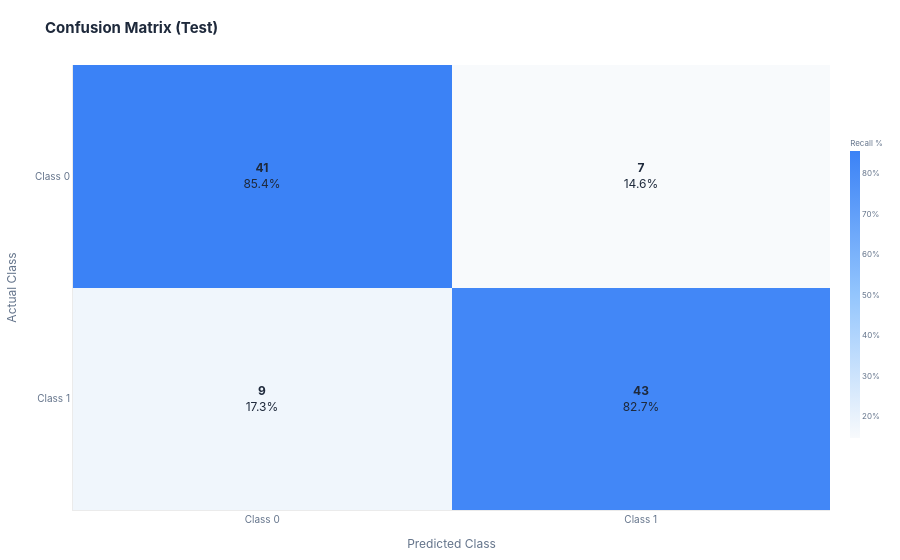

Notebook code for this chart:
### Markdown cell above
### 🎯 Classification Plots

### Code cell
plotter_clf = DiagnosticPlotter(clf_results)

# Confusion Matrix Plot
fig_cm = plotter_clf.plot_confusion_matrix(subset="test")
fig_cm.show()

### Figure 1 — Plotly figure (JSON) as saved in the notebook; plotly's stock layout.template omitted (floating-point values rounded to 4 significant figures)
{"data": [{"colorbar": {"len": 0.7, "thickness": 10, "tickfont": {"color": "#64748b", "size": 8}, "ticksuffix": "%", "title": {"font": {"color": "#64748b", "size": 8}, "text": "Recall %"}, "xpad": 5, "ypad": 5}, "colorscale": [[0, "#f8fafc"], [0.5, "#93c5fd"], [1, "#3b82f6"]], "hovertemplate": "<b>Predicted:</b> %{x}<br><b>Actual:</b> %{y}<br><b>Recall Accuracy:</b> %{z:.2f}%<extra></extra>", "showscale": true, "text": [["<b>41</b><br>85.4%", "<b>7</b><br>14.6%"], ["<b>9</b><br>17.3%", "<b>43</b><br>82.7%"]], "textfont": {"color": "#1e293b", "family": "Inter, system-ui, -apple-system, sans-serif", "size": 12}, "texttemplate": "%{text}", "type": "heatmap", "x": ["Class 0", "Class 1"], "y": ["Class 0", "Class 1"], "z": [[85.42, 14.58], [17.31, 82.69]]}], "layout": {"font": {"color": "#1e293b", "family": "Inter, system-ui, -apple-system, sans-serif", "size": 11}, "hoverlabel": {"bgcolor": "#ffffff", "bordercolor": "rgba(0, 0, 0, 0.08)", "font": {"color": "#1e293b", "family": "Inter, system-ui, -apple-system, sans-serif", "size": 11}}, "hovermode": "closest", "legend": {"bgcolor": "rgba(0,0,0,0)", "bordercolor": "rgba(0,0,0,0)", "borderwidth": 0, "font": {"color": "#64748b", "size": 9}, "orientation": "h", "x": 0.02, "xanchor": "left", "y": 1.01, "yanchor": "bottom"}, "margin": {"b": 45, "l": 55, "r": 20, "t": 65}, "paper_bgcolor": "#ffffff", "plot_bgcolor": "#fafbfc", "showlegend": false, "title": {"font": {"color": "#1e293b", "family": "Inter, system-ui, -apple-system, sans-serif", "size": 15}, "text": "<b>Confusion Matrix (Test)</b>", "x": 0.05, "xanchor": "left", "y": 0.96}, "xaxis": {"gridcolor": "rgba(0, 0, 0, 0.06)", "linecolor": "rgba(0, 0, 0, 0.08)", "tickfont": {"color": "#64748b", "size": 10}, "title": {"font": {"color": "#64748b", "family": "Inter, system-ui, -apple-system, sans-serif", "size": 12}, "text": "Predicted Class"}, "type": "category", "zerolinecolor": "rgba(0, 0, 0, 0.06)", "zerolinewidth": 1}, "yaxis": {"autorange": "reversed", "gridcolor": "rgba(0, 0, 0, 0.06)", "linecolor": "rgba(0, 0, 0, 0.08)", "tickfont": {"color": "#64748b", "size": 10}, "title": {"font": {"color": "#64748b", "family": "Inter, system-ui, -apple-system, sans-serif", "size": 12}, "text": "Actual Class"}, "type": "category", "zerolinecolor": "rgba(0, 0, 0, 0.06)", "zerolinewidth": 1}}}
